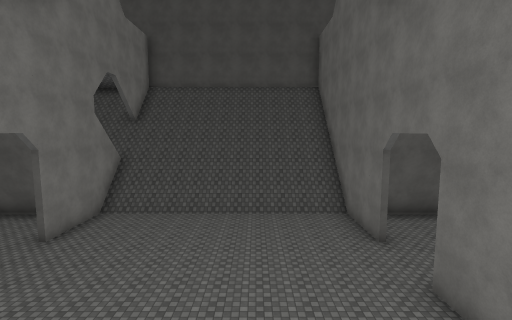
view 1 (above)

20 first-person views from a walk through a scene from a Unity 3-D project. The camera is 1.2 m above the floor, tilts 6° down and sees 85° across. The floor is counted in squares, 2 m on a side. Each view is taken from the middle of a square. On the plan, view 1 faces up. The plan holds only what a view shows up to about 9 squares ahead; the rest is blank. The place goes on beyond the plan. Surface patterns are stand-ins for the level's own textures.

view 2
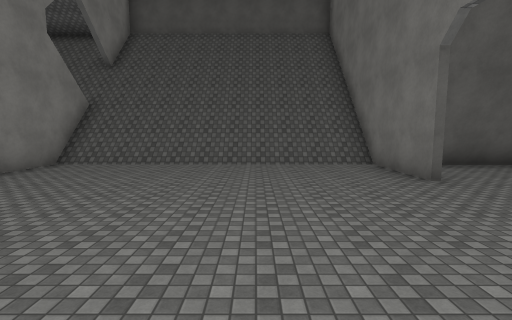

view 3
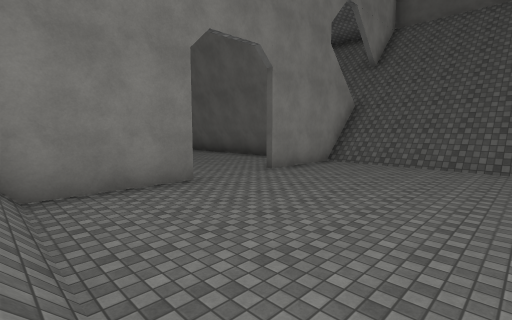

view 4
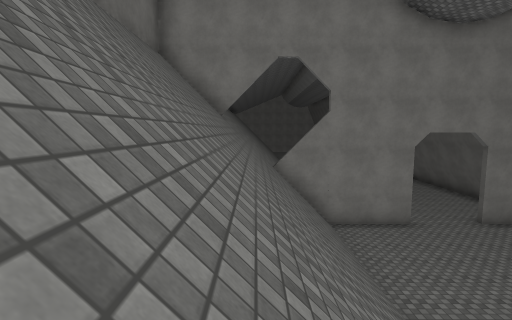

view 5
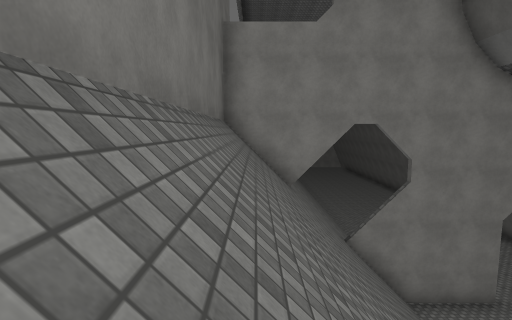

view 6
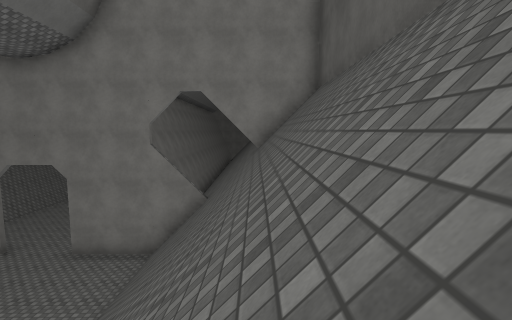

view 7
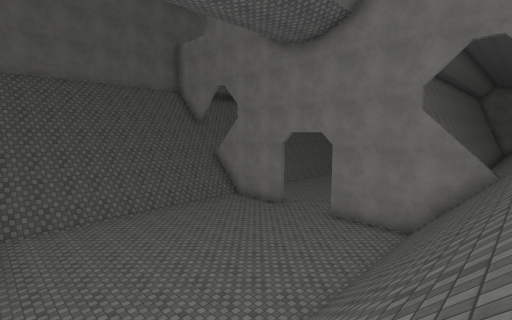

view 8
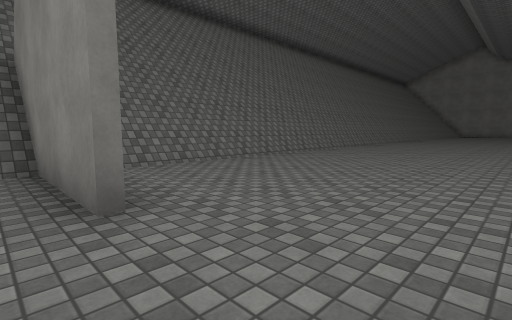

view 9
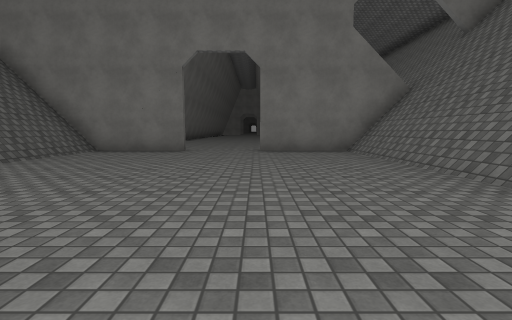

view 10
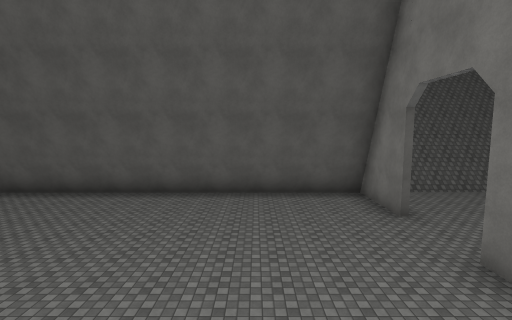

view 11
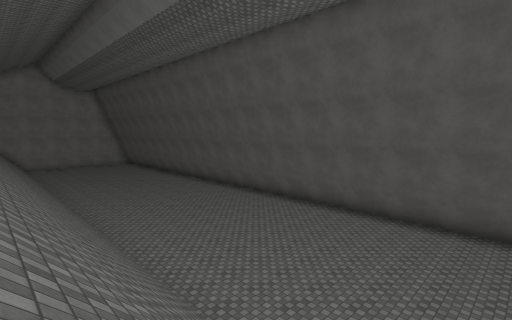

view 12
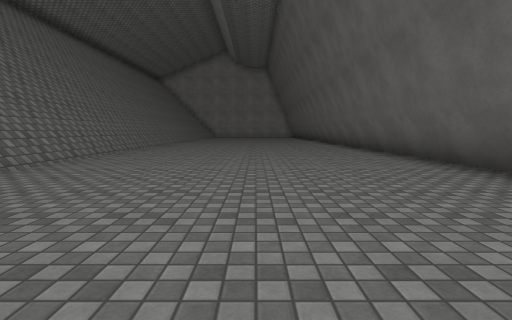

view 13
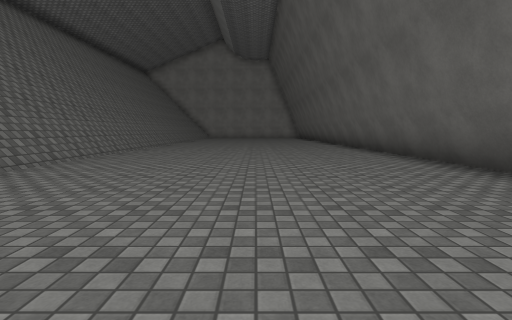

view 14
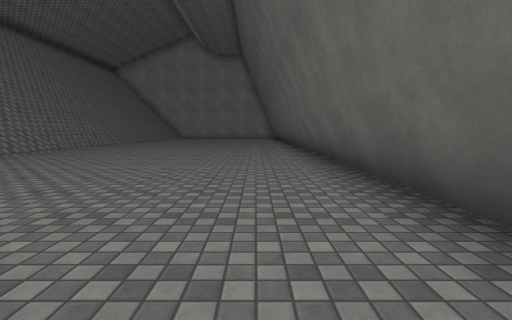

view 15
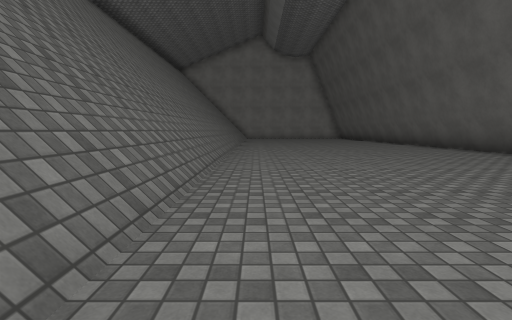

view 16
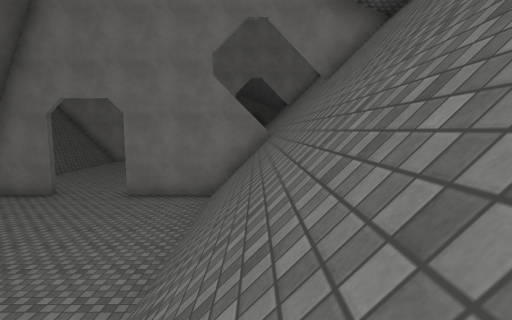

view 17
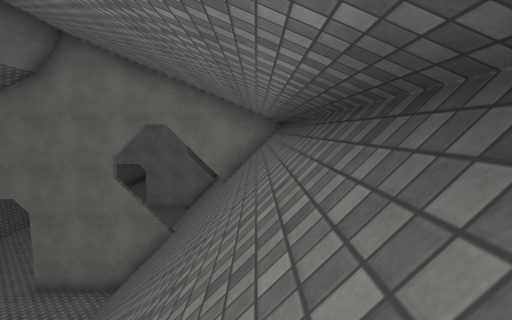

view 18
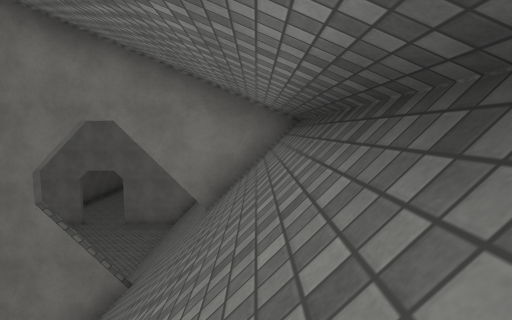

view 19
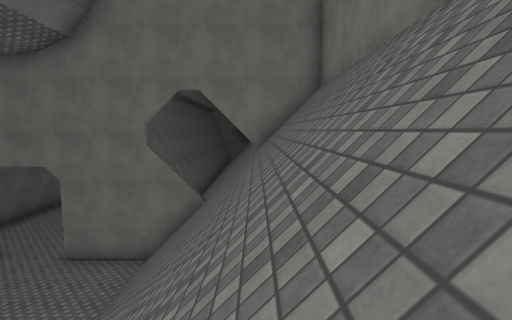

view 20
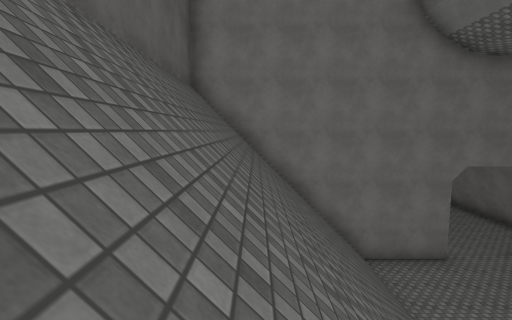

### Floor plan
Key: @ floor where view 1 was taken; # wall or solid block; . floor; / step, stairs or slope.
Columns run from 23 left of view 1 to 3 right of it. Each row starts with its distance up from view 1.
 15                  ##########
 14                  #/////////
 13                  #/////////
 12                 ///////////
 11                 /#/////////
 10                  #////////#
  9 ##################........#
  8 .................#........#
  7 ..........................#
  6 ...........................
  5 ...........................
  4 .................#........#
  3 .................#........#
  2 /////////////////#////////#
  1 /////////////////#////////#
  0 ///////////////////////@///
 -1 //////     //////#////////#
 -2 //       ////////#////////#
 -3           #################

Where each view was taken, in squares from view 1:
view 1: 0 up, 0 right, facing up
view 2: 2 up, 0 right, facing up
view 3: 2 up, 1 left, facing up-left
view 4: 0 up, 3 right, facing left
view 5: 2 down, 2 right, facing left
view 6: 13 up, 3 right, facing left
view 7: 12 up, 3 right, facing down-left
view 8: 7 up, 5 left, facing down-left
view 9: 5 up, 5 left, facing right
view 10: 1 up, 9 left, facing up
view 11: 0 up, 10 left, facing up-left
view 12: 6 up, 10 left, facing left
view 13: 6 up, 13 left, facing left
view 14: 8 up, 14 left, facing left
view 15: 3 up, 14 left, facing left
view 16: 1 up, 14 left, facing right
view 17: 2 down, 14 left, facing right
view 18: 2 down, 11 left, facing right
view 19: 1 down, 5 left, facing right
view 20: 13 up, 5 left, facing right
